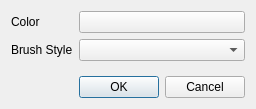
<?xml version="1.0" encoding="UTF-8"?>
<ui version="4.0">
 <class>brushCreatorDialog</class>
 <widget class="QDialog" name="brushCreatorDialog">
  <property name="geometry">
   <rect>
    <x>0</x>
    <y>0</y>
    <width>256</width>
    <height>109</height>
   </rect>
  </property>
  <property name="windowTitle">
   <string>Brush Style</string>
  </property>
  <layout class="QGridLayout" name="gridLayout">
   <item row="2" column="1">
    <spacer name="verticalSpacer">
     <property name="orientation">
      <enum>Qt::Vertical</enum>
     </property>
     <property name="sizeHint" stdset="0">
      <size>
       <width>20</width>
       <height>40</height>
      </size>
     </property>
    </spacer>
   </item>
   <item row="0" column="0">
    <widget class="QLabel" name="label">
     <property name="text">
      <string>Color</string>
     </property>
    </widget>
   </item>
   <item row="3" column="1">
    <widget class="QDialogButtonBox" name="buttonBox">
     <property name="orientation">
      <enum>Qt::Horizontal</enum>
     </property>
     <property name="standardButtons">
      <set>QDialogButtonBox::Cancel|QDialogButtonBox::Ok</set>
     </property>
    </widget>
   </item>
   <item row="1" column="0">
    <widget class="QLabel" name="label_2">
     <property name="text">
      <string>Brush Style</string>
     </property>
    </widget>
   </item>
   <item row="0" column="1">
    <widget class="ColorPickerButton" name="colorBtn"/>
   </item>
   <item row="1" column="1">
    <widget class="ComboBox" name="brushCombo"/>
   </item>
  </layout>
 </widget>
 <customwidgets>
  <customwidget>
   <class>ColorPickerButton</class>
   <extends>QPushButton</extends>
   <header>colorPickerButton.h</header>
  </customwidget>
  <customwidget>
   <class>ComboBox</class>
   <extends>QComboBox</extends>
   <header>comboBox.h</header>
  </customwidget>
 </customwidgets>
 <resources/>
 <connections>
  <connection>
   <sender>buttonBox</sender>
   <signal>accepted()</signal>
   <receiver>brushCreatorDialog</receiver>
   <slot>accept()</slot>
   <hints>
    <hint type="sourcelabel">
     <x>248</x>
     <y>254</y>
    </hint>
    <hint type="destinationlabel">
     <x>157</x>
     <y>274</y>
    </hint>
   </hints>
  </connection>
  <connection>
   <sender>buttonBox</sender>
   <signal>rejected()</signal>
   <receiver>brushCreatorDialog</receiver>
   <slot>reject()</slot>
   <hints>
    <hint type="sourcelabel">
     <x>316</x>
     <y>260</y>
    </hint>
    <hint type="destinationlabel">
     <x>286</x>
     <y>274</y>
    </hint>
   </hints>
  </connection>
 </connections>
</ui>
